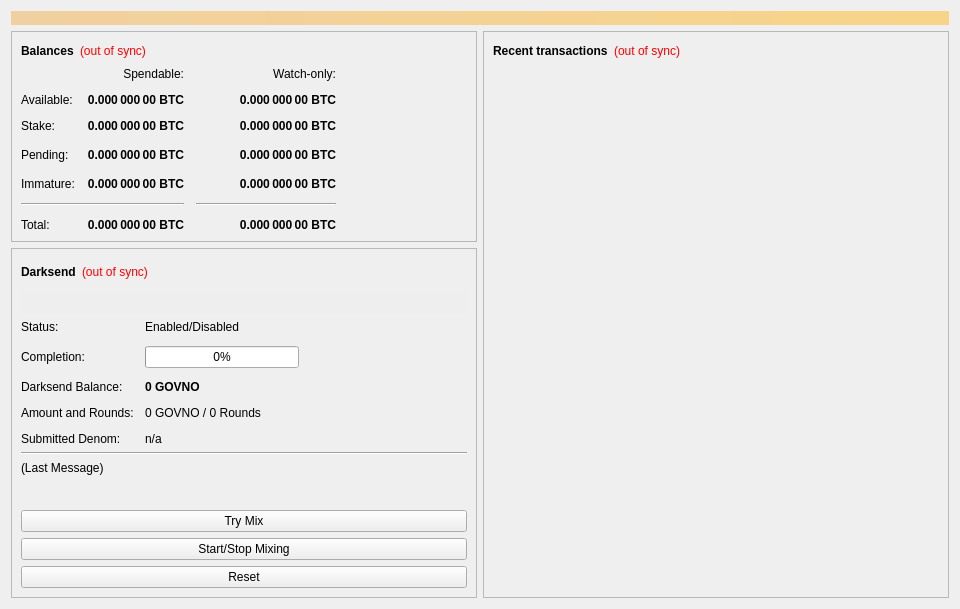
<?xml version="1.0" encoding="UTF-8"?>
<ui version="4.0">
 <class>OverviewPage</class>
 <widget class="QWidget" name="OverviewPage">
  <property name="geometry">
   <rect>
    <x>0</x>
    <y>0</y>
    <width>960</width>
    <height>594</height>
   </rect>
  </property>
  <property name="minimumSize">
   <size>
    <width>960</width>
    <height>0</height>
   </size>
  </property>
  <property name="windowTitle">
   <string>Form</string>
  </property>
  <layout class="QVBoxLayout" name="topLayout">
   <item>
    <widget class="QLabel" name="labelAlerts">
     <property name="visible">
      <bool>false</bool>
     </property>
     <property name="styleSheet">
      <string notr="true">background-color: qlineargradient(x1: 0, y1: 0, x2: 1, y2: 0, stop:0 #F0D0A0, stop:1 #F8D488); color:#000000;</string>
     </property>
     <property name="wordWrap">
      <bool>true</bool>
     </property>
     <property name="margin">
      <number>3</number>
     </property>
    </widget>
   </item>
   <item>
    <layout class="QHBoxLayout" name="horizontalLayout" stretch="1,1">
     <item>
      <layout class="QVBoxLayout" name="verticalLayout_2">
       <item>
        <widget class="QFrame" name="frame">
         <property name="frameShape">
          <enum>QFrame::StyledPanel</enum>
         </property>
         <property name="frameShadow">
          <enum>QFrame::Raised</enum>
         </property>
         <layout class="QVBoxLayout" name="verticalLayout_4">
          <item>
           <layout class="QHBoxLayout" name="horizontalLayout_4">
            <item>
             <widget class="QLabel" name="label_5">
              <property name="font">
               <font>
                <weight>75</weight>
                <bold>true</bold>
               </font>
              </property>
              <property name="text">
               <string>Balances</string>
              </property>
             </widget>
            </item>
            <item>
             <widget class="QLabel" name="labelWalletStatus">
              <property name="cursor">
               <cursorShape>WhatsThisCursor</cursorShape>
              </property>
              <property name="toolTip">
               <string>The displayed information may be out of date. Your wallet automatically synchronizes with the Govno network after a connection is established, but this process has not completed yet.</string>
              </property>
              <property name="styleSheet">
               <string notr="true">QLabel { color: red; }</string>
              </property>
              <property name="text">
               <string notr="true">(out of sync)</string>
              </property>
              <property name="alignment">
               <set>Qt::AlignLeading|Qt::AlignLeft|Qt::AlignVCenter</set>
              </property>
             </widget>
            </item>
            <item>
             <spacer name="horizontalSpacer_3">
              <property name="orientation">
               <enum>Qt::Horizontal</enum>
              </property>
              <property name="sizeHint" stdset="0">
               <size>
                <width>40</width>
                <height>20</height>
               </size>
              </property>
             </spacer>
            </item>
           </layout>
          </item>
          <item>
           <layout class="QGridLayout" name="gridLayout">
            <property name="spacing">
             <number>12</number>
            </property>
            <item row="3" column="2">
             <widget class="QLabel" name="labelWatchPending">
              <property name="font">
               <font>
                <weight>75</weight>
                <bold>true</bold>
               </font>
              </property>
              <property name="cursor">
               <cursorShape>IBeamCursor</cursorShape>
              </property>
              <property name="toolTip">
               <string>Unconfirmed transactions to watch-only addresses</string>
              </property>
              <property name="text">
               <string notr="true">0.000 000 00 BTC</string>
              </property>
              <property name="alignment">
               <set>Qt::AlignRight|Qt::AlignTrailing|Qt::AlignVCenter</set>
              </property>
              <property name="textInteractionFlags">
               <set>Qt::LinksAccessibleByMouse|Qt::TextSelectableByKeyboard|Qt::TextSelectableByMouse</set>
              </property>
             </widget>
            </item>
            <item row="3" column="1">
             <widget class="QLabel" name="labelUnconfirmed">
              <property name="font">
               <font>
                <weight>75</weight>
                <bold>true</bold>
               </font>
              </property>
              <property name="cursor">
               <cursorShape>IBeamCursor</cursorShape>
              </property>
              <property name="toolTip">
               <string>Total of transactions that have yet to be confirmed, and do not yet count toward the spendable balance</string>
              </property>
              <property name="text">
               <string notr="true">0.000 000 00 BTC</string>
              </property>
              <property name="alignment">
               <set>Qt::AlignRight|Qt::AlignTrailing|Qt::AlignVCenter</set>
              </property>
              <property name="textInteractionFlags">
               <set>Qt::LinksAccessibleByMouse|Qt::TextSelectableByKeyboard|Qt::TextSelectableByMouse</set>
              </property>
             </widget>
            </item>
            <item row="4" column="2">
             <widget class="QLabel" name="labelWatchImmature">
              <property name="font">
               <font>
                <weight>75</weight>
                <bold>true</bold>
               </font>
              </property>
              <property name="cursor">
               <cursorShape>IBeamCursor</cursorShape>
              </property>
              <property name="toolTip">
               <string>Mined balance in watch-only addresses that has not yet matured</string>
              </property>
              <property name="text">
               <string notr="true">0.000 000 00 BTC</string>
              </property>
              <property name="alignment">
               <set>Qt::AlignRight|Qt::AlignTrailing|Qt::AlignVCenter</set>
              </property>
              <property name="textInteractionFlags">
               <set>Qt::LinksAccessibleByMouse|Qt::TextSelectableByKeyboard|Qt::TextSelectableByMouse</set>
              </property>
             </widget>
            </item>
            <item row="5" column="0" colspan="2">
             <widget class="Line" name="lineSpendableBalance">
              <property name="orientation">
               <enum>Qt::Horizontal</enum>
              </property>
             </widget>
            </item>
            <item row="5" column="2">
             <widget class="Line" name="lineWatchBalance">
              <property name="sizePolicy">
               <sizepolicy hsizetype="Preferred" vsizetype="Fixed">
                <horstretch>0</horstretch>
                <verstretch>0</verstretch>
               </sizepolicy>
              </property>
              <property name="minimumSize">
               <size>
                <width>140</width>
                <height>0</height>
               </size>
              </property>
              <property name="orientation">
               <enum>Qt::Horizontal</enum>
              </property>
             </widget>
            </item>
            <item row="6" column="0">
             <widget class="QLabel" name="labelTotalText">
              <property name="text">
               <string>Total:</string>
              </property>
             </widget>
            </item>
            <item row="4" column="1">
             <widget class="QLabel" name="labelImmature">
              <property name="font">
               <font>
                <weight>75</weight>
                <bold>true</bold>
               </font>
              </property>
              <property name="cursor">
               <cursorShape>IBeamCursor</cursorShape>
              </property>
              <property name="toolTip">
               <string>Mined balance that has not yet matured</string>
              </property>
              <property name="text">
               <string notr="true">0.000 000 00 BTC</string>
              </property>
              <property name="alignment">
               <set>Qt::AlignRight|Qt::AlignTrailing|Qt::AlignVCenter</set>
              </property>
              <property name="textInteractionFlags">
               <set>Qt::LinksAccessibleByMouse|Qt::TextSelectableByKeyboard|Qt::TextSelectableByMouse</set>
              </property>
             </widget>
            </item>
            <item row="3" column="3">
             <spacer name="horizontalSpacer_2">
              <property name="orientation">
               <enum>Qt::Horizontal</enum>
              </property>
              <property name="sizeHint" stdset="0">
               <size>
                <width>40</width>
                <height>20</height>
               </size>
              </property>
             </spacer>
            </item>
            <item row="4" column="0">
             <widget class="QLabel" name="labelImmatureText">
              <property name="text">
               <string>Immature:</string>
              </property>
             </widget>
            </item>
            <item row="6" column="1">
             <widget class="QLabel" name="labelTotal">
              <property name="font">
               <font>
                <weight>75</weight>
                <bold>true</bold>
               </font>
              </property>
              <property name="cursor">
               <cursorShape>IBeamCursor</cursorShape>
              </property>
              <property name="toolTip">
               <string>Your current total balance</string>
              </property>
              <property name="text">
               <string notr="true">0.000 000 00 BTC</string>
              </property>
              <property name="alignment">
               <set>Qt::AlignRight|Qt::AlignTrailing|Qt::AlignVCenter</set>
              </property>
              <property name="textInteractionFlags">
               <set>Qt::LinksAccessibleByMouse|Qt::TextSelectableByKeyboard|Qt::TextSelectableByMouse</set>
              </property>
             </widget>
            </item>
            <item row="6" column="2">
             <widget class="QLabel" name="labelWatchTotal">
              <property name="font">
               <font>
                <weight>75</weight>
                <bold>true</bold>
               </font>
              </property>
              <property name="cursor">
               <cursorShape>IBeamCursor</cursorShape>
              </property>
              <property name="toolTip">
               <string>Current total balance in watch-only addresses</string>
              </property>
              <property name="text">
               <string notr="true">0.000 000 00 BTC</string>
              </property>
              <property name="alignment">
               <set>Qt::AlignRight|Qt::AlignTrailing|Qt::AlignVCenter</set>
              </property>
              <property name="textInteractionFlags">
               <set>Qt::LinksAccessibleByMouse|Qt::TextSelectableByKeyboard|Qt::TextSelectableByMouse</set>
              </property>
             </widget>
            </item>
            <item row="0" column="2">
             <widget class="QLabel" name="labelWatchonly">
              <property name="text">
               <string>Watch-only:</string>
              </property>
              <property name="alignment">
               <set>Qt::AlignRight|Qt::AlignTrailing|Qt::AlignVCenter</set>
              </property>
             </widget>
            </item>
            <item row="1" column="0">
             <widget class="QLabel" name="labelBalanceText">
              <property name="text">
               <string>Available:</string>
              </property>
             </widget>
            </item>
            <item row="1" column="1">
             <widget class="QLabel" name="labelBalance">
              <property name="font">
               <font>
                <weight>75</weight>
                <bold>true</bold>
               </font>
              </property>
              <property name="cursor">
               <cursorShape>IBeamCursor</cursorShape>
              </property>
              <property name="toolTip">
               <string>Your current spendable balance</string>
              </property>
              <property name="text">
               <string notr="true">0.000 000 00 BTC</string>
              </property>
              <property name="alignment">
               <set>Qt::AlignRight|Qt::AlignTrailing|Qt::AlignVCenter</set>
              </property>
              <property name="textInteractionFlags">
               <set>Qt::LinksAccessibleByMouse|Qt::TextSelectableByKeyboard|Qt::TextSelectableByMouse</set>
              </property>
             </widget>
            </item>
            <item row="2" column="0">
             <widget class="QLabel" name="label_10">
              <property name="text">
               <string>Stake:</string>
              </property>
             </widget>
            </item>
            <item row="2" column="1">
             <widget class="QLabel" name="labelStake">
              <property name="font">
               <font>
                <weight>75</weight>
                <bold>true</bold>
               </font>
              </property>
              <property name="cursor">
               <cursorShape>IBeamCursor</cursorShape>
              </property>
              <property name="toolTip">
               <string>Total of coins that was staked, and do not yet count toward the current balance</string>
              </property>
              <property name="text">
               <string notr="true">0.000 000 00 BTC</string>
              </property>
              <property name="alignment">
               <set>Qt::AlignRight|Qt::AlignTrailing|Qt::AlignVCenter</set>
              </property>
              <property name="textInteractionFlags">
               <set>Qt::LinksAccessibleByMouse|Qt::TextSelectableByKeyboard|Qt::TextSelectableByMouse</set>
              </property>
             </widget>
            </item>
            <item row="2" column="2">
             <widget class="QLabel" name="labelWatchStake">
              <property name="font">
               <font>
                <weight>75</weight>
                <bold>true</bold>
               </font>
              </property>
              <property name="cursor">
               <cursorShape>IBeamCursor</cursorShape>
              </property>
              <property name="toolTip">
               <string>Total of coins that was staked in watch-only addresses, and do not yet count toward the current watch-only balance</string>
              </property>
              <property name="text">
               <string notr="true">0.000 000 00 BTC</string>
              </property>
              <property name="alignment">
               <set>Qt::AlignRight|Qt::AlignTrailing|Qt::AlignVCenter</set>
              </property>
              <property name="textInteractionFlags">
               <set>Qt::LinksAccessibleByMouse|Qt::TextSelectableByKeyboard|Qt::TextSelectableByMouse</set>
              </property>
             </widget>
            </item>
            <item row="1" column="2">
             <widget class="QLabel" name="labelWatchAvailable">
              <property name="font">
               <font>
                <weight>75</weight>
                <bold>true</bold>
               </font>
              </property>
              <property name="cursor">
               <cursorShape>IBeamCursor</cursorShape>
              </property>
              <property name="toolTip">
               <string>Your current balance in watch-only addresses</string>
              </property>
              <property name="text">
               <string notr="true">0.000 000 00 BTC</string>
              </property>
              <property name="alignment">
               <set>Qt::AlignRight|Qt::AlignTrailing|Qt::AlignVCenter</set>
              </property>
              <property name="textInteractionFlags">
               <set>Qt::LinksAccessibleByMouse|Qt::TextSelectableByKeyboard|Qt::TextSelectableByMouse</set>
              </property>
             </widget>
            </item>
            <item row="3" column="0">
             <widget class="QLabel" name="labelPendingText">
              <property name="text">
               <string>Pending:</string>
              </property>
             </widget>
            </item>
            <item row="0" column="1">
             <widget class="QLabel" name="labelSpendable">
              <property name="text">
               <string>Spendable:</string>
              </property>
              <property name="alignment">
               <set>Qt::AlignRight|Qt::AlignTrailing|Qt::AlignVCenter</set>
              </property>
             </widget>
            </item>
           </layout>
          </item>
         </layout>
        </widget>
       </item>
       <item>
        <widget class="QFrame" name="frameDarksend">
         <property name="sizePolicy">
          <sizepolicy hsizetype="Expanding" vsizetype="Expanding">
           <horstretch>0</horstretch>
           <verstretch>0</verstretch>
          </sizepolicy>
         </property>
         <property name="minimumSize">
          <size>
           <width>0</width>
           <height>350</height>
          </size>
         </property>
         <property name="layoutDirection">
          <enum>Qt::LeftToRight</enum>
         </property>
         <property name="frameShape">
          <enum>QFrame::StyledPanel</enum>
         </property>
         <property name="frameShadow">
          <enum>QFrame::Raised</enum>
         </property>
         <layout class="QVBoxLayout" name="verticalLayout_5">
          <item>
           <layout class="QHBoxLayout" name="horizontalLayout_5">
            <item>
             <widget class="QLabel" name="label_2">
              <property name="font">
               <font>
                <weight>75</weight>
                <bold>true</bold>
               </font>
              </property>
              <property name="text">
               <string>Darksend</string>
              </property>
             </widget>
            </item>
            <item>
             <widget class="QLabel" name="labelDarksendSyncStatus">
              <property name="toolTip">
               <string>The displayed information may be out of date. Your wallet automatically synchronizes with the Govno network after a connection is established, but this process has not completed yet.</string>
              </property>
              <property name="styleSheet">
               <string notr="true">QLabel { color: red; }</string>
              </property>
              <property name="text">
               <string notr="true">(out of sync)</string>
              </property>
              <property name="alignment">
               <set>Qt::AlignLeading|Qt::AlignLeft|Qt::AlignVCenter</set>
              </property>
             </widget>
            </item>
            <item>
             <spacer name="horizontalSpacer_4">
              <property name="orientation">
               <enum>Qt::Horizontal</enum>
              </property>
              <property name="sizeHint" stdset="0">
               <size>
                <width>40</width>
                <height>20</height>
               </size>
              </property>
             </spacer>
            </item>
           </layout>
          </item>
          <item>
           <widget class="QPushButton" name="runAutoDenom">
            <property name="palette">
             <palette>
              <active>
               <colorrole role="WindowText">
                <brush brushstyle="SolidPattern">
                 <color alpha="255">
                  <red>0</red>
                  <green>0</green>
                  <blue>0</blue>
                 </color>
                </brush>
               </colorrole>
               <colorrole role="Button">
                <brush brushstyle="SolidPattern">
                 <color alpha="255">
                  <red>239</red>
                  <green>238</green>
                  <blue>238</blue>
                 </color>
                </brush>
               </colorrole>
               <colorrole role="Light">
                <brush brushstyle="SolidPattern">
                 <color alpha="255">
                  <red>255</red>
                  <green>255</green>
                  <blue>255</blue>
                 </color>
                </brush>
               </colorrole>
               <colorrole role="Midlight">
                <brush brushstyle="SolidPattern">
                 <color alpha="255">
                  <red>247</red>
                  <green>246</green>
                  <blue>246</blue>
                 </color>
                </brush>
               </colorrole>
               <colorrole role="Dark">
                <brush brushstyle="SolidPattern">
                 <color alpha="255">
                  <red>119</red>
                  <green>119</green>
                  <blue>119</blue>
                 </color>
                </brush>
               </colorrole>
               <colorrole role="Mid">
                <brush brushstyle="SolidPattern">
                 <color alpha="255">
                  <red>159</red>
                  <green>159</green>
                  <blue>159</blue>
                 </color>
                </brush>
               </colorrole>
               <colorrole role="Text">
                <brush brushstyle="SolidPattern">
                 <color alpha="255">
                  <red>0</red>
                  <green>0</green>
                  <blue>0</blue>
                 </color>
                </brush>
               </colorrole>
               <colorrole role="BrightText">
                <brush brushstyle="SolidPattern">
                 <color alpha="255">
                  <red>255</red>
                  <green>255</green>
                  <blue>255</blue>
                 </color>
                </brush>
               </colorrole>
               <colorrole role="ButtonText">
                <brush brushstyle="SolidPattern">
                 <color alpha="255">
                  <red>0</red>
                  <green>0</green>
                  <blue>0</blue>
                 </color>
                </brush>
               </colorrole>
               <colorrole role="Base">
                <brush brushstyle="SolidPattern">
                 <color alpha="255">
                  <red>255</red>
                  <green>255</green>
                  <blue>255</blue>
                 </color>
                </brush>
               </colorrole>
               <colorrole role="Window">
                <brush brushstyle="SolidPattern">
                 <color alpha="255">
                  <red>239</red>
                  <green>238</green>
                  <blue>238</blue>
                 </color>
                </brush>
               </colorrole>
               <colorrole role="Shadow">
                <brush brushstyle="SolidPattern">
                 <color alpha="255">
                  <red>0</red>
                  <green>0</green>
                  <blue>0</blue>
                 </color>
                </brush>
               </colorrole>
               <colorrole role="AlternateBase">
                <brush brushstyle="SolidPattern">
                 <color alpha="255">
                  <red>247</red>
                  <green>246</green>
                  <blue>246</blue>
                 </color>
                </brush>
               </colorrole>
               <colorrole role="ToolTipBase">
                <brush brushstyle="SolidPattern">
                 <color alpha="255">
                  <red>255</red>
                  <green>255</green>
                  <blue>220</blue>
                 </color>
                </brush>
               </colorrole>
               <colorrole role="ToolTipText">
                <brush brushstyle="SolidPattern">
                 <color alpha="255">
                  <red>0</red>
                  <green>0</green>
                  <blue>0</blue>
                 </color>
                </brush>
               </colorrole>
              </active>
              <inactive>
               <colorrole role="WindowText">
                <brush brushstyle="SolidPattern">
                 <color alpha="255">
                  <red>0</red>
                  <green>0</green>
                  <blue>0</blue>
                 </color>
                </brush>
               </colorrole>
               <colorrole role="Button">
                <brush brushstyle="SolidPattern">
                 <color alpha="255">
                  <red>239</red>
                  <green>238</green>
                  <blue>238</blue>
                 </color>
                </brush>
               </colorrole>
               <colorrole role="Light">
                <brush brushstyle="SolidPattern">
                 <color alpha="255">
                  <red>255</red>
                  <green>255</green>
                  <blue>255</blue>
                 </color>
                </brush>
               </colorrole>
               <colorrole role="Midlight">
                <brush brushstyle="SolidPattern">
                 <color alpha="255">
                  <red>247</red>
                  <green>246</green>
                  <blue>246</blue>
                 </color>
                </brush>
               </colorrole>
               <colorrole role="Dark">
                <brush brushstyle="SolidPattern">
                 <color alpha="255">
                  <red>119</red>
                  <green>119</green>
                  <blue>119</blue>
                 </color>
                </brush>
               </colorrole>
               <colorrole role="Mid">
                <brush brushstyle="SolidPattern">
                 <color alpha="255">
                  <red>159</red>
                  <green>159</green>
                  <blue>159</blue>
                 </color>
                </brush>
               </colorrole>
               <colorrole role="Text">
                <brush brushstyle="SolidPattern">
                 <color alpha="255">
                  <red>0</red>
                  <green>0</green>
                  <blue>0</blue>
                 </color>
                </brush>
               </colorrole>
               <colorrole role="BrightText">
                <brush brushstyle="SolidPattern">
                 <color alpha="255">
                  <red>255</red>
                  <green>255</green>
                  <blue>255</blue>
                 </color>
                </brush>
               </colorrole>
               <colorrole role="ButtonText">
                <brush brushstyle="SolidPattern">
                 <color alpha="255">
                  <red>0</red>
                  <green>0</green>
                  <blue>0</blue>
                 </color>
                </brush>
               </colorrole>
               <colorrole role="Base">
                <brush brushstyle="SolidPattern">
                 <color alpha="255">
                  <red>255</red>
                  <green>255</green>
                  <blue>255</blue>
                 </color>
                </brush>
               </colorrole>
               <colorrole role="Window">
                <brush brushstyle="SolidPattern">
                 <color alpha="255">
                  <red>239</red>
                  <green>238</green>
                  <blue>238</blue>
                 </color>
                </brush>
               </colorrole>
               <colorrole role="Shadow">
                <brush brushstyle="SolidPattern">
                 <color alpha="255">
                  <red>0</red>
                  <green>0</green>
                  <blue>0</blue>
                 </color>
                </brush>
               </colorrole>
               <colorrole role="AlternateBase">
                <brush brushstyle="SolidPattern">
                 <color alpha="255">
                  <red>247</red>
                  <green>246</green>
                  <blue>246</blue>
                 </color>
                </brush>
               </colorrole>
               <colorrole role="ToolTipBase">
                <brush brushstyle="SolidPattern">
                 <color alpha="255">
                  <red>255</red>
                  <green>255</green>
                  <blue>220</blue>
                 </color>
                </brush>
               </colorrole>
               <colorrole role="ToolTipText">
                <brush brushstyle="SolidPattern">
                 <color alpha="255">
                  <red>0</red>
                  <green>0</green>
                  <blue>0</blue>
                 </color>
                </brush>
               </colorrole>
              </inactive>
              <disabled>
               <colorrole role="WindowText">
                <brush brushstyle="SolidPattern">
                 <color alpha="255">
                  <red>119</red>
                  <green>119</green>
                  <blue>119</blue>
                 </color>
                </brush>
               </colorrole>
               <colorrole role="Button">
                <brush brushstyle="SolidPattern">
                 <color alpha="255">
                  <red>239</red>
                  <green>238</green>
                  <blue>238</blue>
                 </color>
                </brush>
               </colorrole>
               <colorrole role="Light">
                <brush brushstyle="SolidPattern">
                 <color alpha="255">
                  <red>255</red>
                  <green>255</green>
                  <blue>255</blue>
                 </color>
                </brush>
               </colorrole>
               <colorrole role="Midlight">
                <brush brushstyle="SolidPattern">
                 <color alpha="255">
                  <red>247</red>
                  <green>246</green>
                  <blue>246</blue>
                 </color>
                </brush>
               </colorrole>
               <colorrole role="Dark">
                <brush brushstyle="SolidPattern">
                 <color alpha="255">
                  <red>119</red>
                  <green>119</green>
                  <blue>119</blue>
                 </color>
                </brush>
               </colorrole>
               <colorrole role="Mid">
                <brush brushstyle="SolidPattern">
                 <color alpha="255">
                  <red>159</red>
                  <green>159</green>
                  <blue>159</blue>
                 </color>
                </brush>
               </colorrole>
               <colorrole role="Text">
                <brush brushstyle="SolidPattern">
                 <color alpha="255">
                  <red>119</red>
                  <green>119</green>
                  <blue>119</blue>
                 </color>
                </brush>
               </colorrole>
               <colorrole role="BrightText">
                <brush brushstyle="SolidPattern">
                 <color alpha="255">
                  <red>255</red>
                  <green>255</green>
                  <blue>255</blue>
                 </color>
                </brush>
               </colorrole>
               <colorrole role="ButtonText">
                <brush brushstyle="SolidPattern">
                 <color alpha="255">
                  <red>119</red>
                  <green>119</green>
                  <blue>119</blue>
                 </color>
                </brush>
               </colorrole>
               <colorrole role="Base">
                <brush brushstyle="SolidPattern">
                 <color alpha="255">
                  <red>239</red>
                  <green>238</green>
                  <blue>238</blue>
                 </color>
                </brush>
               </colorrole>
               <colorrole role="Window">
                <brush brushstyle="SolidPattern">
                 <color alpha="255">
                  <red>239</red>
                  <green>238</green>
                  <blue>238</blue>
                 </color>
                </brush>
               </colorrole>
               <colorrole role="Shadow">
                <brush brushstyle="SolidPattern">
                 <color alpha="255">
                  <red>0</red>
                  <green>0</green>
                  <blue>0</blue>
                 </color>
                </brush>
               </colorrole>
               <colorrole role="AlternateBase">
                <brush brushstyle="SolidPattern">
                 <color alpha="255">
                  <red>239</red>
                  <green>238</green>
                  <blue>238</blue>
                 </color>
                </brush>
               </colorrole>
               <colorrole role="ToolTipBase">
                <brush brushstyle="SolidPattern">
                 <color alpha="255">
                  <red>255</red>
                  <green>255</green>
                  <blue>220</blue>
                 </color>
                </brush>
               </colorrole>
               <colorrole role="ToolTipText">
                <brush brushstyle="SolidPattern">
                 <color alpha="255">
                  <red>0</red>
                  <green>0</green>
                  <blue>0</blue>
                 </color>
                </brush>
               </colorrole>
              </disabled>
             </palette>
            </property>
            <property name="focusPolicy">
             <enum>Qt::NoFocus</enum>
            </property>
            <property name="autoFillBackground">
             <bool>true</bool>
            </property>
            <property name="text">
             <string/>
            </property>
            <property name="flat">
             <bool>true</bool>
            </property>
           </widget>
          </item>
          <item>
           <layout class="QFormLayout" name="formLayout">
            <property name="fieldGrowthPolicy">
             <enum>QFormLayout::AllNonFixedFieldsGrow</enum>
            </property>
            <property name="horizontalSpacing">
             <number>11</number>
            </property>
            <property name="verticalSpacing">
             <number>12</number>
            </property>
            <item row="0" column="0">
             <widget class="QLabel" name="label_6">
              <property name="text">
               <string>Status:</string>
              </property>
             </widget>
            </item>
            <item row="1" column="0">
             <widget class="QLabel" name="label_7">
              <property name="text">
               <string>Completion:</string>
              </property>
             </widget>
            </item>
            <item row="1" column="1">
             <widget class="QProgressBar" name="darksendProgress">
              <property name="maximumSize">
               <size>
                <width>154</width>
                <height>16777215</height>
               </size>
              </property>
              <property name="value">
               <number>0</number>
              </property>
             </widget>
            </item>
            <item row="3" column="0">
             <widget class="QLabel" name="labelAnonymizedText">
              <property name="text">
               <string>Darksend Balance:</string>
              </property>
             </widget>
            </item>
            <item row="3" column="1">
             <widget class="QLabel" name="labelAnonymized">
              <property name="font">
               <font>
                <weight>75</weight>
                <bold>true</bold>
               </font>
              </property>
              <property name="text">
               <string notr="true">0 GOVNO</string>
              </property>
             </widget>
            </item>
            <item row="4" column="0">
             <widget class="QLabel" name="label_8">
              <property name="text">
               <string>Amount and Rounds:</string>
              </property>
             </widget>
            </item>
            <item row="4" column="1">
             <widget class="QLabel" name="labelAmountRounds">
              <property name="text">
               <string>0 GOVNO / 0 Rounds</string>
              </property>
             </widget>
            </item>
            <item row="5" column="0">
             <widget class="QLabel" name="label_9">
              <property name="text">
               <string>Submitted Denom:</string>
              </property>
             </widget>
            </item>
            <item row="5" column="1">
             <widget class="QLabel" name="labelSubmittedDenom">
              <property name="toolTip">
               <string>The denominations you submitted to the Masternode.&lt;br&gt;To mix, other users must submit the exact same denominations.</string>
              </property>
              <property name="text">
               <string>n/a</string>
              </property>
             </widget>
            </item>
            <item row="0" column="1">
             <widget class="QLabel" name="darksendEnabled">
              <property name="text">
               <string>Enabled/Disabled</string>
              </property>
             </widget>
            </item>
           </layout>
          </item>
          <item>
           <widget class="Line" name="lineLastMessage">
            <property name="orientation">
             <enum>Qt::Horizontal</enum>
            </property>
           </widget>
          </item>
          <item>
           <widget class="QLabel" name="darksendStatus">
            <property name="minimumSize">
             <size>
              <width>288</width>
              <height>43</height>
             </size>
            </property>
            <property name="text">
             <string>(Last Message)</string>
            </property>
            <property name="alignment">
             <set>Qt::AlignLeading|Qt::AlignLeft|Qt::AlignTop</set>
            </property>
            <property name="wordWrap">
             <bool>true</bool>
            </property>
           </widget>
          </item>
          <item>
           <widget class="QPushButton" name="darksendAuto">
            <property name="sizePolicy">
             <sizepolicy hsizetype="MinimumExpanding" vsizetype="Fixed">
              <horstretch>0</horstretch>
              <verstretch>0</verstretch>
             </sizepolicy>
            </property>
            <property name="toolTip">
             <string>Try to manually submit a Darksend request.</string>
            </property>
            <property name="text">
             <string>Try Mix</string>
            </property>
           </widget>
          </item>
          <item>
           <widget class="QPushButton" name="toggleDarksend">
            <property name="sizePolicy">
             <sizepolicy hsizetype="MinimumExpanding" vsizetype="Fixed">
              <horstretch>0</horstretch>
              <verstretch>0</verstretch>
             </sizepolicy>
            </property>
            <property name="text">
             <string>Start/Stop Mixing</string>
            </property>
           </widget>
          </item>
          <item>
           <widget class="QPushButton" name="darksendReset">
            <property name="sizePolicy">
             <sizepolicy hsizetype="MinimumExpanding" vsizetype="Fixed">
              <horstretch>0</horstretch>
              <verstretch>0</verstretch>
             </sizepolicy>
            </property>
            <property name="toolTip">
             <string>Reset the current status of Darksend (can interrupt Darksend if it's in the process of Mixing, which can cost you money!)</string>
            </property>
            <property name="autoFillBackground">
             <bool>false</bool>
            </property>
            <property name="text">
             <string>Reset</string>
            </property>
           </widget>
          </item>
         </layout>
        </widget>
       </item>
       <item>
        <spacer name="verticalSpacer">
         <property name="orientation">
          <enum>Qt::Vertical</enum>
         </property>
         <property name="sizeHint" stdset="0">
          <size>
           <width>20</width>
           <height>40</height>
          </size>
         </property>
        </spacer>
       </item>
      </layout>
     </item>
     <item>
      <layout class="QVBoxLayout" name="verticalLayout_3">
       <item>
        <widget class="QFrame" name="frame_2">
         <property name="frameShape">
          <enum>QFrame::StyledPanel</enum>
         </property>
         <property name="frameShadow">
          <enum>QFrame::Raised</enum>
         </property>
         <layout class="QVBoxLayout" name="verticalLayout">
          <item>
           <layout class="QHBoxLayout" name="horizontalLayout_2">
            <item>
             <widget class="QLabel" name="label_4">
              <property name="font">
               <font>
                <weight>75</weight>
                <bold>true</bold>
               </font>
              </property>
              <property name="text">
               <string>Recent transactions</string>
              </property>
             </widget>
            </item>
            <item>
             <widget class="QLabel" name="labelTransactionsStatus">
              <property name="cursor">
               <cursorShape>WhatsThisCursor</cursorShape>
              </property>
              <property name="toolTip">
               <string>The displayed information may be out of date. Your wallet automatically synchronizes with the Govno network after a connection is established, but this process has not completed yet.</string>
              </property>
              <property name="styleSheet">
               <string notr="true">QLabel { color: red; }</string>
              </property>
              <property name="text">
               <string notr="true">(out of sync)</string>
              </property>
              <property name="alignment">
               <set>Qt::AlignRight|Qt::AlignTrailing|Qt::AlignVCenter</set>
              </property>
             </widget>
            </item>
            <item>
             <spacer name="horizontalSpacer">
              <property name="orientation">
               <enum>Qt::Horizontal</enum>
              </property>
              <property name="sizeHint" stdset="0">
               <size>
                <width>40</width>
                <height>20</height>
               </size>
              </property>
             </spacer>
            </item>
           </layout>
          </item>
          <item>
           <widget class="QListView" name="listTransactions">
            <property name="styleSheet">
             <string notr="true">QListView { background: transparent; }</string>
            </property>
            <property name="frameShape">
             <enum>QFrame::NoFrame</enum>
            </property>
            <property name="verticalScrollBarPolicy">
             <enum>Qt::ScrollBarAlwaysOff</enum>
            </property>
            <property name="horizontalScrollBarPolicy">
             <enum>Qt::ScrollBarAlwaysOff</enum>
            </property>
            <property name="selectionMode">
             <enum>QAbstractItemView::NoSelection</enum>
            </property>
           </widget>
          </item>
         </layout>
        </widget>
       </item>
      </layout>
     </item>
    </layout>
   </item>
  </layout>
 </widget>
 <resources/>
 <connections/>
</ui>
